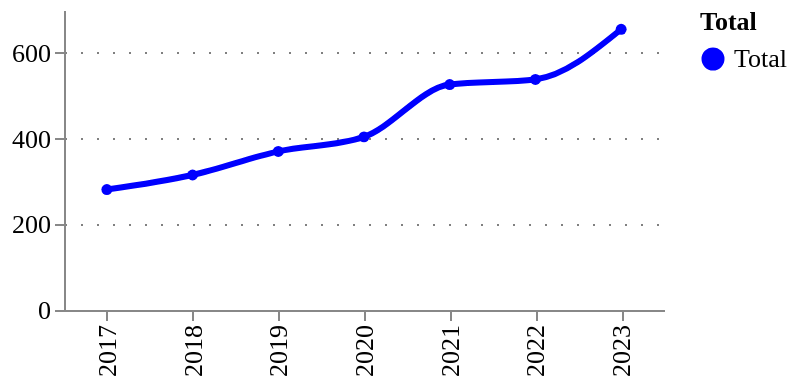

Source (notebook cell):
### Code cell
# ts_amounts_tech = utils.get_timeseries(tech_type_df, column='amount')
ts_counts_tech = utils.get_timeseries(tech_type_df, column='id')
utils.plot_quick_ts(ts_counts_tech.query("year >= 2017"), 'counts')

### Figure 1 — Vega-Lite specification as saved in the notebook (floating-point values rounded to 4 significant figures)
{"config": {"title": {"font": "Averta", "anchor": "start"}, "subtitle": {"font": "Averta"}, "axis": {"labelFont": "Averta", "titleFont": "Averta", "gridColor": "grey", "gridDash": [1, 7], "labelFontSize": 13, "titleFontSize": 13}, "header": {"labelFont": "Averta", "titleFont": "Averta"}, "legend": {"labelFont": "Averta", "titleFont": "Averta", "labelFontSize": 13, "titleFontSize": 13}, "range": {"category": ["#0000FF", "#FDB633", "#18A48C", "#9A1BBE", "#EB003B", "#FF6E47", "#646363", "#0F294A", "#97D9E3", "#A59BEE", "#F6A4B7", "#D2C9C0", "#FFFFFF", "#000000"], "ordinal": {"scheme": ["#0000FF", "#FDB633", "#18A48C", "#9A1BBE", "#EB003B", "#FF6E47", "#646363", "#0F294A", "#97D9E3", "#A59BEE", "#F6A4B7", "#D2C9C0", "#FFFFFF", "#000000"]}}, "view": {"strokeWidth": 0}}, "data": {"name": "data-cc78680d58cc8432c6d6c28468e03083"}, "mark": {"type": "line", "interpolate": "monotone", "point": {"filled": true, "size": 30}, "size": 3, "strokeDash": [0]}, "encoding": {"color": {"field": "Total", "legend": {"orient": "right"}, "scale": {}, "type": "nominal"}, "tooltip": [{"field": "year", "title": "Year", "type": "ordinal"}, {"field": "Total", "type": "nominal"}, {"field": "amount", "format": ".3f", "title": "", "type": "quantitative"}], "x": {"field": "year", "title": "", "type": "ordinal"}, "y": {"field": "amount", "title": "", "type": "quantitative"}}, "height": 150, "title": {"anchor": "start", "text": "", "fontSize": 14, "subtitle": "", "subtitleFont": "Averta", "subtitleFontSize": 13}, "width": 300, "$schema": "https://vega.github.io/schema/vega-lite/v4.17.0.json", "datasets": {"data-cc78680d58cc8432c6d6c28468e03083": [{"year": 2017, "counts": 281, "Total": "Total", "amount": 281.0}, {"year": 2018, "counts": 315, "Total": "Total", "amount": 315.0}, {"year": 2019, "counts": 370, "Total": "Total", "amount": 370.0}, {"year": 2020, "counts": 404, "Total": "Total", "amount": 404.0}, {"year": 2021, "counts": 526, "Total": "Total", "amount": 526.0}, {"year": 2022, "counts": 538, "Total": "Total", "amount": 538.0}, {"year": 2023, "counts": 655, "Total": "Total", "amount": 655.0}]}}
